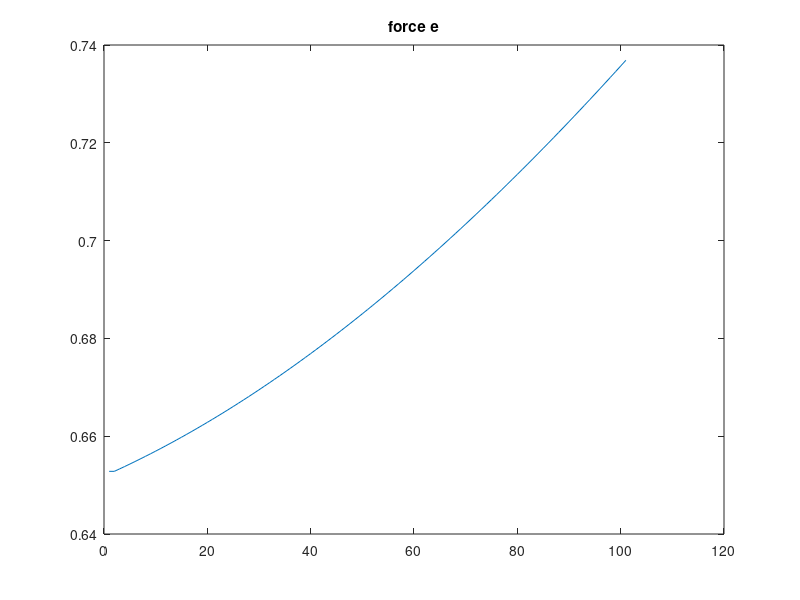
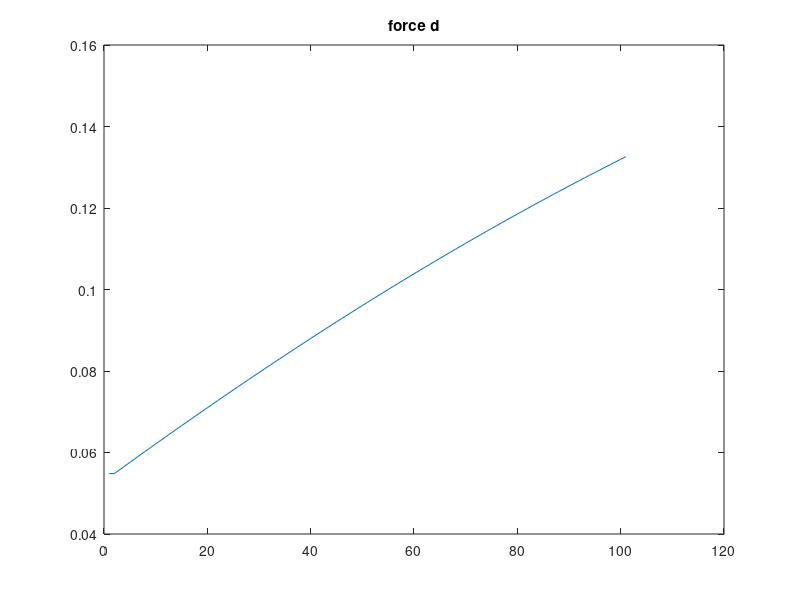
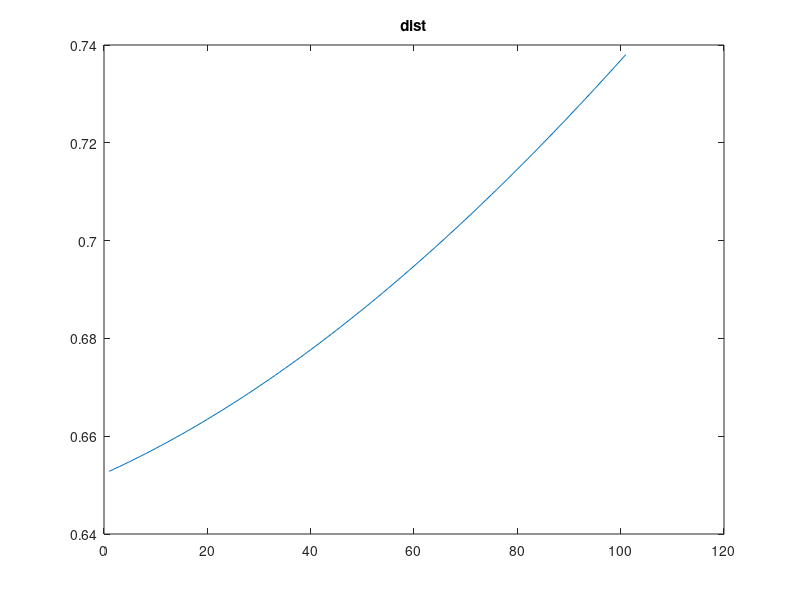
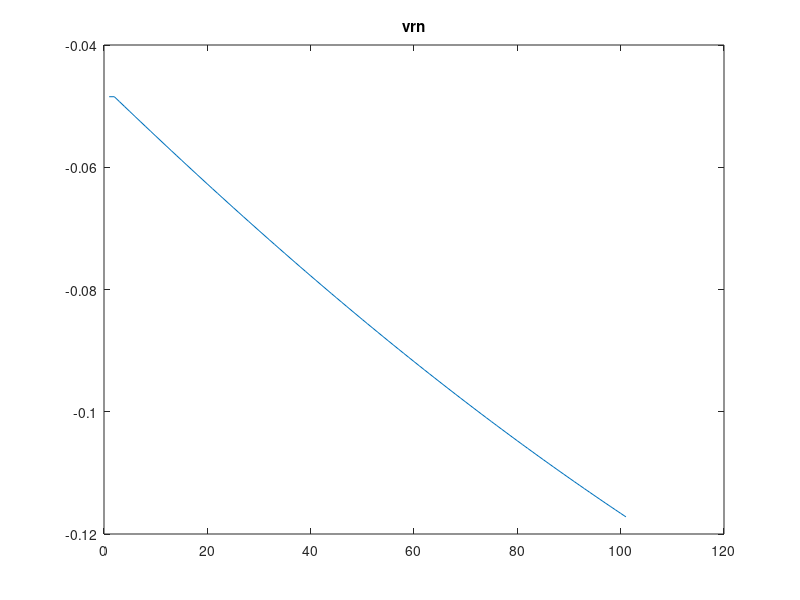

Reproduce these figures in MATLAB, in order.
clear all; close all;
n_particles = 2;
t_max = 10;
dt = 0.01;
t_durn = 0:dt:1;

% params
R = 10;
m = 1;

m = 1;
k=1;
damping_frac = 0.8;
R = 1;

% initial vals
x = zeros(n_particles,length(t_durn));
y = zeros(n_particles,length(t_durn));

vx = zeros(n_particles,length(t_durn));
vy = zeros(n_particles,length(t_durn));
vrn_vec = zeros(1,length(t_durn));


force_e_x = zeros(1,length(t_durn));
force_e_y = zeros(1,length(t_durn));

force_d_x = zeros(1,length(t_durn));
force_d_y = zeros(1,length(t_durn));
% intialise
x(1,1) = rand;
x(2,1) = rand;

y(1,1) = rand;
y(2,1) = rand;

d = sqrt( (x(1,1) - x(2,1))^2  +  (y(1,1) - y(2,1))^2 );
if d >= 2*R
    while d > 2*R
        x(1,1) = rand;
        x(2,1) = rand;
        
        y(1,1) = rand;
        y(2,1) = rand;
        
        d = sqrt( (x(1,1) - x(2,1))^2  +  (y(1,1) - y(2,1))^2 );
    end
end

vx(1,1) = rand;
vx(2,1) = rand;

vy(1,1) = rand;
vy(2,1) = rand;

% diff_coef = 3.832e-29;
% atomic_vol = 1.18e-29;
diff_coef = 3.832e-19;
atomic_vol = 1.18e-1;
surface_energy = 1.72;
dihedral_angle = 146*(pi/180); % radians
density = 8920;
kT = 1.38e-23*1e3;

a = zeros(1,length(t_durn));
    t=2;

    a(t-1) = 0.7*rand;
    d = sqrt( (x(1,t-1) - x(2,t-1))^2  +  (y(1,t-1) - y(2,t-1))^2 );
    force_e = k*d;
    dx = ( x(1,t-1) - x(2,t-1) );
    dy = ( y(1,t-1) - y(2,t-1) );
     force_e_x(t-1) = force_e*(abs(dx)/d);
    force_e_y(t-1) = force_e*(abs(dy)/d);

    v1x = vx(1,t-1);
    v1y = vy(1,t-1);

    v2x = vx(2,t-1);
    v2y = vy(2,t-1);

    unit_vec = [-dx, -dy]./d;
    v1n = v1x*(unit_vec(1)) + v1y*(unit_vec(2));
    v2n = v2x*(unit_vec(1)) + v2y*((unit_vec(2)));
    vrn = v1n - v2n;
    vrn_vec(t-1) = vrn;
    force_d = damping_frac*sqrt(2*m*k)*vrn;
    force_d_x(t-1) = force_d*(abs(dx)/d);
    force_d_y(t-1) = force_d*(abs(dy)/d);
    
for t=2:length(t_durn)
    d = sqrt( (x(1,t-1) - x(2,t-1))^2  +  (y(1,t-1) - y(2,t-1))^2 );
     force_e = k*d;
    dx = ( x(1,t-1) - x(2,t-1) );
    dy = ( y(1,t-1) - y(2,t-1) );
    force_e_x(t) = force_e*(abs(dx)/d);
    force_e_y(t) = force_e*(abs(dy)/d);


    v1x = vx(1,t-1);
    v1y = vy(1,t-1);

    v2x = vx(2,t-1);
    v2y = vy(2,t-1);

    unit_vec = [-dx, -dy]./d;
    v1n = v1x*unit_vec(1) + v1y*unit_vec(2);
    v2n = v2x*unit_vec(1) + v2y*unit_vec(2);
    vrn = v1n - v2n;
    vrn_vec(t) = vrn;
   force_d = damping_frac*sqrt(2*m*k)*vrn;
    force_d_x(t) = force_d*(abs(dx)/d);
    force_d_y(t) = force_d*(abs(dy)/d);

    for n=1:n_particles
        vx(n,t) =  vx(n,t-1)+ (  (force_e_x(t) + force_d_x(t))/m   )*dt;
        vy(n,t) =  vy(n,t-1) + (  (force_e_y(t) + force_d_y(t))/m   )*dt;
    end
    
    for n=1:n_particles
        x(n,t) = x(n,t-1) + vx(n,t)*dt;
        y(n,t) = y(n,t-1) + vy(n,t)*dt;
    end
    a(t) = sqrt(a(t-1)^2 -  2*R*vrn*dt);
end

%%
figure
    plot(sqrt(force_e_x.^2 + force_e_y.^2))
    title('force e')

figure
     plot(sqrt(force_d_x.^2 + force_d_y.^2))
    title('force d')

  %%
  figure
    plot( sqrt( (x(1,:)-x(2,:)).^2 + (y(1,:)-y(2,:)).^2 ) )
    title('dist')
    %%
    figure
        plot(vrn_vec)
        title('vrn')
  